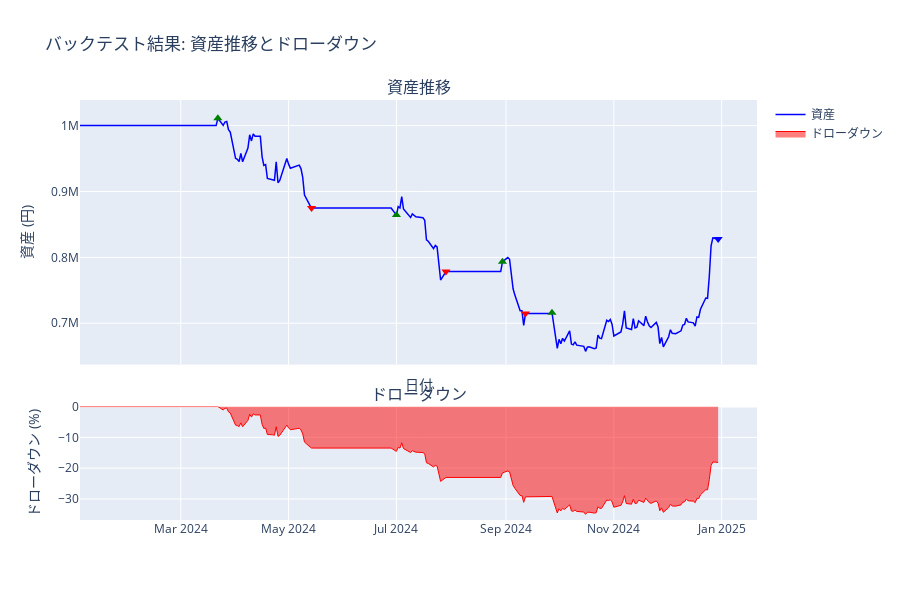

The cell this chart's notebook holds for it:
### Code cell
# plot(): 資産推移チャート
if results:
    fig = results.plot()
    fig.update_layout(title="バックテスト結果: 資産推移とドローダウン")
    fig.show()

### Figure 1 — Plotly figure (JSON) as saved in the notebook; plotly's stock layout.template omitted (floating-point values rounded to 4 significant figures; data arrays with more than 128 entries replaced by an {"elided": "..."} marker saying what was removed)
{"data": [{"line": {"color": "blue", "width": 1.5}, "mode": "lines", "name": "資産", "type": "scatter", "x": {"elided": "245 str values"}, "xaxis": "x", "y": {"elided": "245 float values"}, "yaxis": "y"}, {"fill": "tozeroy", "line": {"color": "red", "width": 1}, "mode": "lines", "name": "ドローダウン", "type": "scatter", "x": {"elided": "245 str values"}, "xaxis": "x2", "y": {"elided": "245 float values"}, "yaxis": "y2"}, {"marker": {"color": "green", "size": 8, "symbol": "triangle-up"}, "mode": "markers", "name": "買い", "showlegend": false, "type": "scatter", "x": ["2024-03-22T00:00:00"], "xaxis": "x", "y": [1011223], "yaxis": "y"}, {"marker": {"color": "red", "size": 8, "symbol": "triangle-down"}, "mode": "markers", "name": "売り", "showlegend": false, "type": "scatter", "x": ["2024-05-14T00:00:00"], "xaxis": "x", "y": [874981], "yaxis": "y"}, {"marker": {"color": "green", "size": 8, "symbol": "triangle-up"}, "mode": "markers", "name": "買い", "showlegend": false, "type": "scatter", "x": ["2024-07-01T00:00:00"], "xaxis": "x", "y": [864198], "yaxis": "y"}, {"marker": {"color": "red", "size": 8, "symbol": "triangle-down"}, "mode": "markers", "name": "売り", "showlegend": false, "type": "scatter", "x": ["2024-07-29T00:00:00"], "xaxis": "x", "y": [778460], "yaxis": "y"}, {"marker": {"color": "green", "size": 8, "symbol": "triangle-up"}, "mode": "markers", "name": "買い", "showlegend": false, "type": "scatter", "x": ["2024-08-30T00:00:00"], "xaxis": "x", "y": [793500.0], "yaxis": "y"}, {"marker": {"color": "red", "size": 8, "symbol": "triangle-down"}, "mode": "markers", "name": "売り", "showlegend": false, "type": "scatter", "x": ["2024-09-12T00:00:00"], "xaxis": "x", "y": [714746], "yaxis": "y"}, {"marker": {"color": "green", "size": 8, "symbol": "triangle-up"}, "mode": "markers", "name": "買い", "showlegend": false, "type": "scatter", "x": ["2024-09-27T00:00:00"], "xaxis": "x", "y": [716046], "yaxis": "y"}, {"marker": {"color": "blue", "size": 8, "symbol": "triangle-down"}, "mode": "markers", "name": "売り", "showlegend": false, "type": "scatter", "x": ["2024-12-30T00:00:00"], "xaxis": "x", "y": [827976], "yaxis": "y"}], "layout": {"annotations": [{"font": {"size": 16}, "showarrow": false, "text": "資産推移", "x": 0.5, "xanchor": "center", "xref": "paper", "y": 1, "yanchor": "bottom", "yref": "paper"}, {"font": {"size": 16}, "showarrow": false, "text": "ドローダウン", "x": 0.5, "xanchor": "center", "xref": "paper", "y": 0.27, "yanchor": "bottom", "yref": "paper"}], "height": 600, "showlegend": true, "title": {"text": "バックテスト結果: 資産推移とドローダウン"}, "xaxis": {"anchor": "y", "domain": [0, 1], "matches": "x2", "showticklabels": false, "title": {"text": "日付"}}, "xaxis2": {"anchor": "y2", "domain": [0, 1]}, "yaxis": {"anchor": "x", "domain": [0.37, 1], "title": {"text": "資産 (円)"}}, "yaxis2": {"anchor": "x2", "domain": [0, 0.27], "title": {"text": "ドローダウン (%)"}}}}
